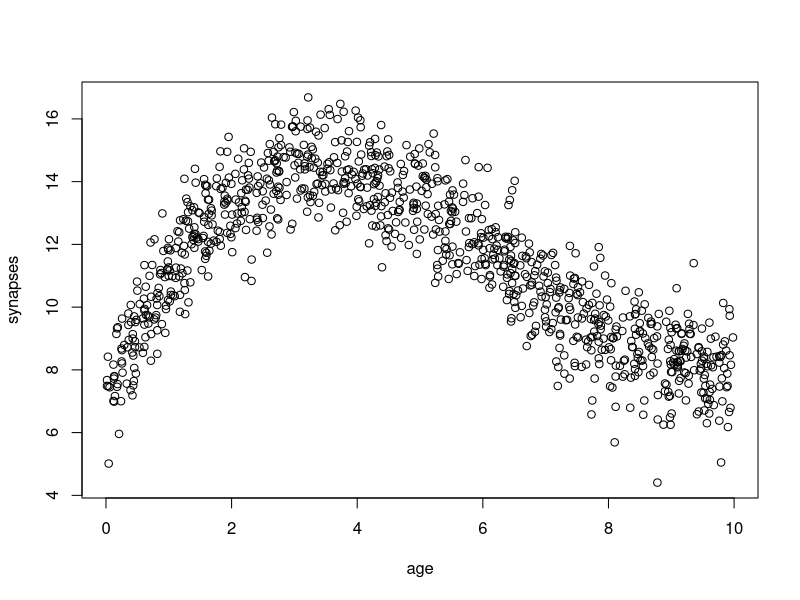
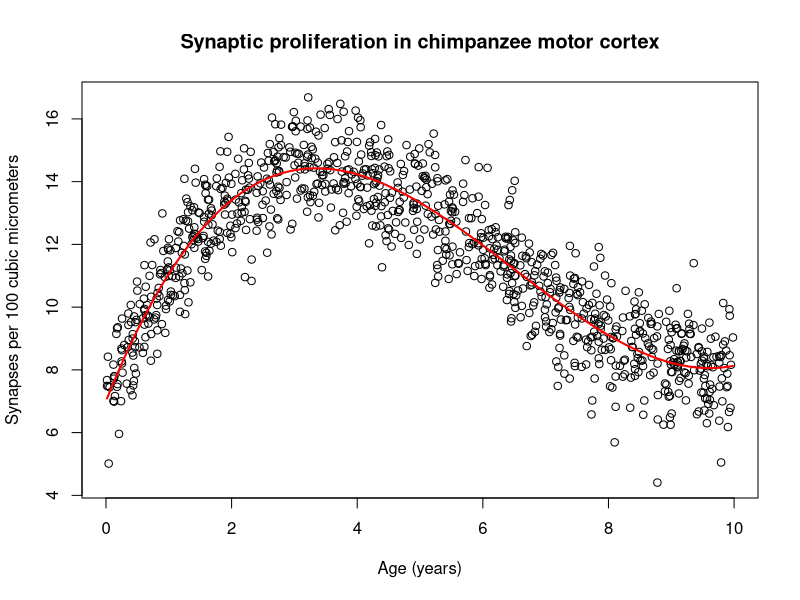

Write the R code that produced these figures, in order.
## ---- chunk 1
knitr::opts_chunk$set(echo = TRUE)
## ---- chunk 2
#read in and standard plot
chimpcortex <- read.csv(file = "chimpcortex.csv")
plot(chimpcortex)

## ---- chunk 3
# Extract the response variable y and predictor variable age
y <- chimpcortex$synapses
age <- chimpcortex$age

# Construct the design matrix with polynomial terms
X <- as.matrix(cbind(1, age, age^2, age^3))

# Calculating beta using the normal equation
beta.hat <- solve(t(X) %*% X) %*% t(X) %*% y

# Reporting the estimated beta values
beta.hat

# Plot the data
plot(chimpcortex$age, chimpcortex$synapses, 
     xlab = "Age (years)", 
     ylab = "Synapses per 100 cubic micrometers", 
     main = "Synaptic proliferation in chimpanzee motor cortex")

# Add the fitted curve
curve(beta.hat[1] + beta.hat[2]*x + beta.hat[3]*x^2 + beta.hat[4]*x^3, 
      add = TRUE, col = "red", lwd = 2)


# Fit the model using lm()
model <- lm(synapses ~ age + I(age^2) + I(age^3), data = chimpcortex)

# Reporting the estimates
summary(model)$coefficients

## ---- chunk 4
# Load the data
mousebw <- read.csv(file = "mousebw.csv")

# Fit the linear model
lm_model <- lm(bw ~ diet, data = mousebw)

# Report the point estimate for the diet effect
diet_effect <- summary(lm_model)$coefficients["diet", "Estimate"]
round(diet_effect, 2) #2 for the decimal point


## ---- chunk 5
# Load necessary library
library(lme4)

# Fit the linear mixed model
fitr <- lmer(bw ~ diet + (1 | strain), data = mousebw)
## ---- chunk 6
# Call summary() on the fitted model and report the point estimate for the diet effect
summary(fitr)$coefficients["diet", "Estimate"]

# Calculate the (ICC)
var_strain <- as.numeric(VarCorr(fitr)$strain[1])
var_residual <- attr(VarCorr(fitr), "sc")^2
ICC <- var_strain / (var_strain + var_residual)
ICC

# Get the shrinkage estimates for the strain effects
shrinkage_estimates <- ranef(fitr)$strain
shrinkage_estimates
